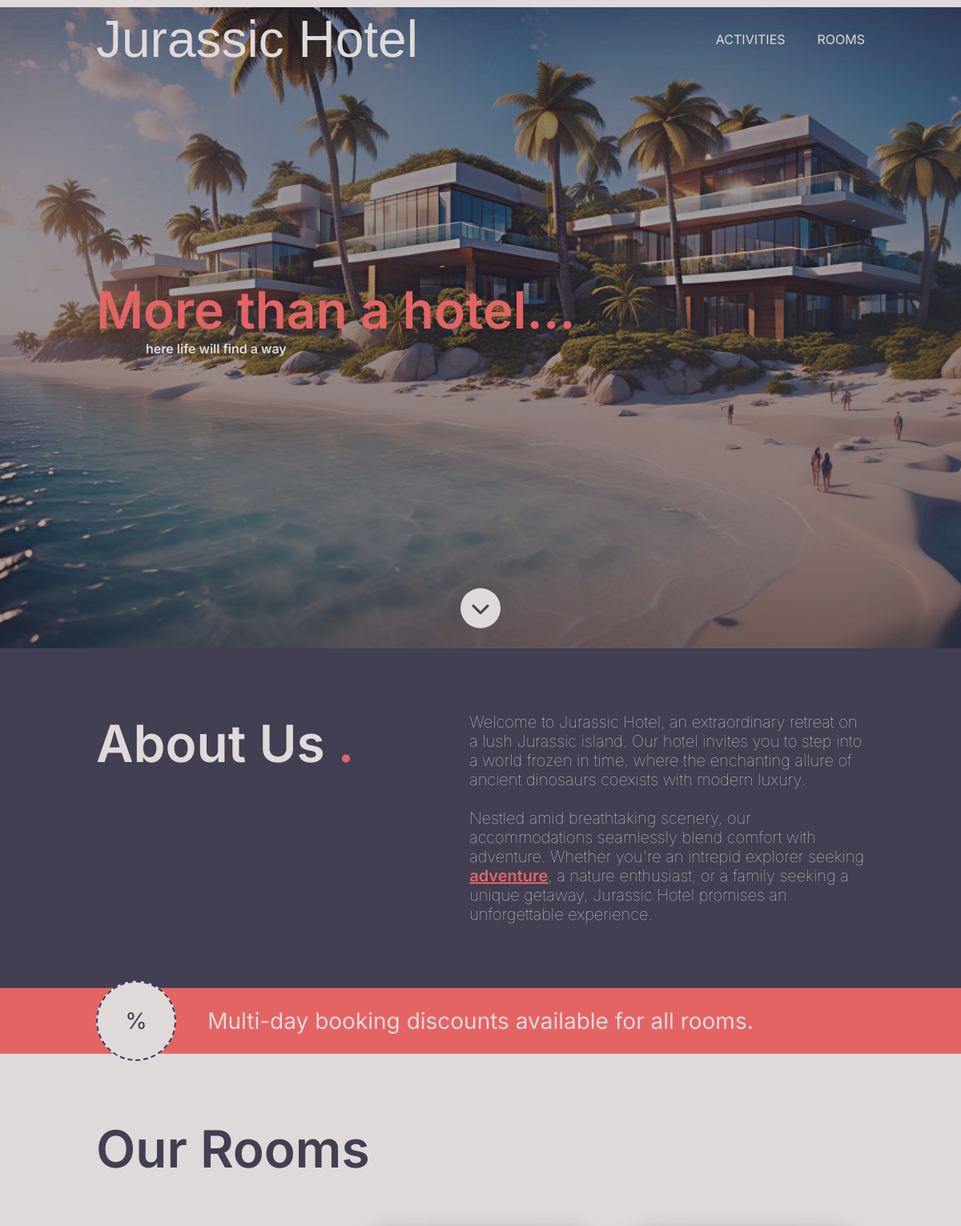
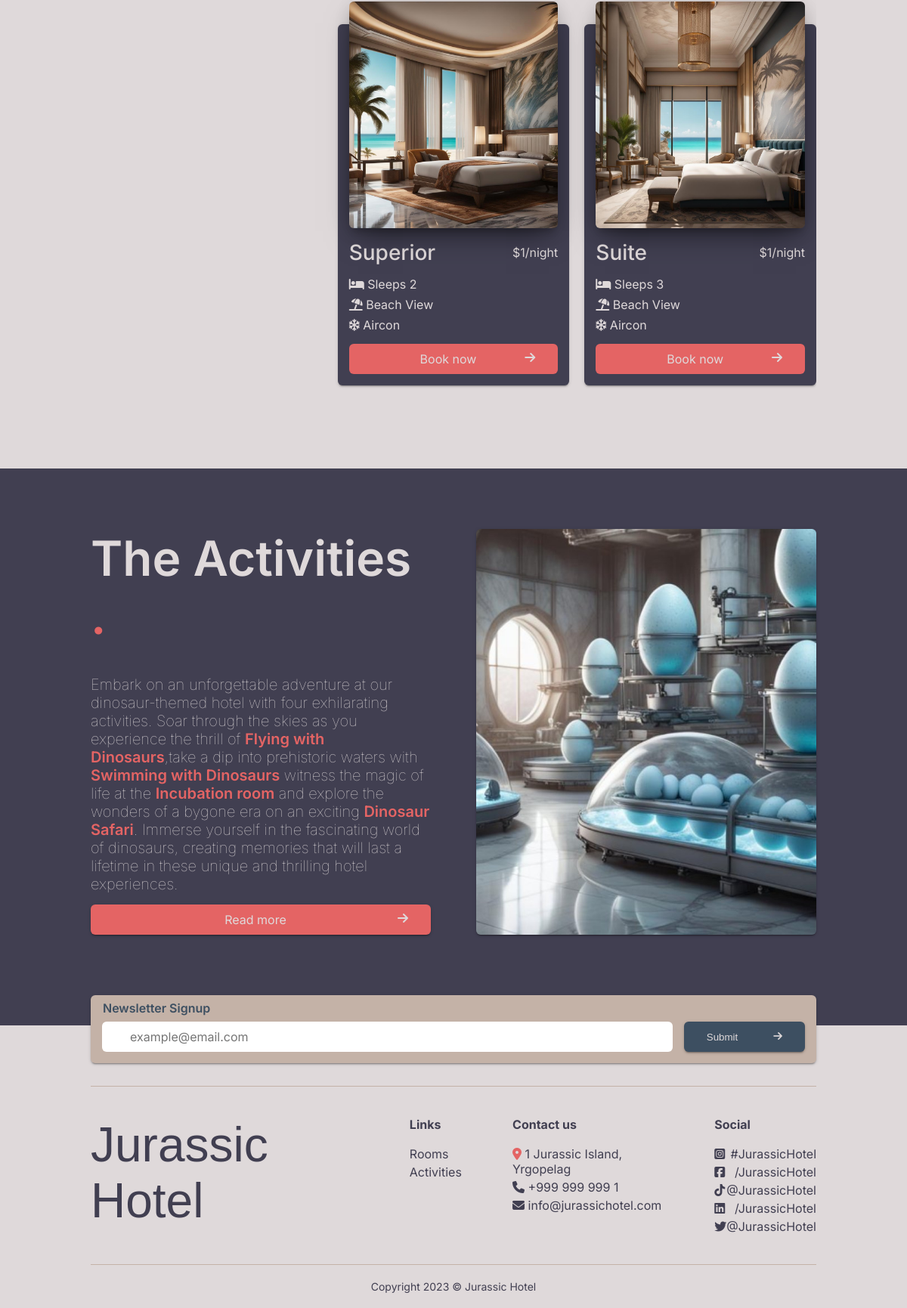
The page / on the database its author committed (2 pictures, top to bottom).
### tables this page shows
CREATE TABLE rooms (id integer primary key AUTOINCREMENT, category varchar, price_per_night float, image1 varchar, image2 varchar, sleeps integer, view varchar, aircon BOOLEAN, description varchar);

CREATE TABLE features (id integer primary key AUTOINCREMENT, name varchar, price float, image varchar, description varchar);

### hotelFunctions.php (called while the page is built, shortened)
<?php
function connect(string $dbName): object
{
    $dbPath = __DIR__ . '/' . $dbName;
    $db = "sqlite:$dbPath";
    try {
        $db = new PDO($db);
        $db->setAttribute(PDO::ATTR_ERRMODE, PDO::ERRMODE_EXCEPTION);
        $db->setAttribute(PDO::ATTR_DEFAULT_FETCH_MODE, PDO::FETCH_ASSOC);
    } catch (PDOException $e) {
        echo "Failed to connect to the database";
        throw $e;
    }
    return $db;
}
function getAllRooms(): array
{
    $dbName = "hotel.db";
    $db = connect($dbName);
    $query = $db->prepare('SELECT * FROM rooms');
    $query->execute();
    $rooms = $query->fetchAll(PDO::FETCH_ASSOC);
    return $rooms;
}
function getAllFeatures(): array
{
    $dbName = "hotel.db";
    $db = connect($dbName);
    $query = $db->prepare('SELECT * FROM features');
    $query->execute();
    $features = $query->fetchAll(PDO::FETCH_ASSOC);
    return $features;
}

### index.php (the view, shortened to what this page needs)
<?php
require __DIR__ . "/hotelFunctions.php";
require __DIR__ . "/header.php";
$rooms = getAllRooms();
$features = getallFeatures();
?>
<div class="index-header-image" style="background-image: url('images/index-header.jpg');">
    <div class="before"></div>
    <div class="header-text-container">
        <div class="header-title"><span class="coral-text">More than a hotel...</span></div>
        <div class="header-subtitle"> here life will find a way</div>
    </div>
    <div class="chevron-container"><a href="#about-us"><i class="fa-solid fa-chevron-down"></i></a></div>
</div>
<div class="dark-background">
    <div class="container">
        <div class="about-us-container" id="about-us">
            <div class="about-us">About Us <span class="coral-text">.</span></div>
            <div class="about-us-text">Welcome to Jurassic Hotel, an extraordinary retreat on a lush Jurassic island. Our hotel invites you to step into a world frozen in time, where the enchanting allure of ancient dinosaurs coexists with modern luxury.<br /><br /> Nestled amid breathtaking scenery, our accommodations seamlessly blend comfort with adventure. Whether you're an intrepid explorer seeking <a href="activities.php" class="coral-text">adventure</a>, a nature enthusiast, or a family seeking a unique getaway, Jurassic Hotel promises an unforgettable experience.</div>
        </div>
    </div>
</div>
<div class="coral-background">
    <div class="container index-discount-container">
        <div class="discount-icon">
            <div class="discount-icon-text">%</div>
        </div>
        <div class="index-discounts">Multi-day booking discounts available for all rooms.</div>
    </div>
</div>
<div class="container light-background" id="rooms">
    <div class=" room-container">
        <div class="container-title">Our Rooms</div>
        <div class="swiper">
            <div class="swiper-wrapper">
                <?php foreach ($rooms as $room) : ?>
                    <div class="room-card swiper-slide">
                        <a href="room.php?room=<?= $room["id"] ?>">
                            <div class="image-container">
                                <div class="room-image" style="background-image:url(<?= $room["image1"] ?>); background-position: center;background-size: cover;">
                                </div>
                            </div>
                        </a>
                        <div class="card-room-info">
                            <div class="info-head">
                                <div class="room-title"><?= $room["category"] ?></div>
                                <div class="price">$<?= $room["price_per_night"] ?>/night</div>
                            </div>
                            <div class="info-more">
                                <div class="features">
                                    <div class="beds"><i class="fa-solid fa-bed"></i> Sleeps <?= $room["sleeps"] ?></div>
                                    <div class="view">
                                        <?php if ($room["view"] == "Jungle") : ?>
                                            <i class="fa-solid fa-tree"></i> Jungle View
                                        <?php else : ?>
                                            <i class="fa-solid fa-umbrella-beach"></i> Beach View
                                        <?php endif; ?>
                                    </div>
                                    <div class="aircon">
                                        <?php if ($room["aircon"]) : ?>
                                            <i class="fa-regular fa-snowflake"></i> Aircon
                                        <?php else : ?>
                                            <i class="fa-regular fa-snowflake"></i> No Aircon
                                        <?php endif; ?>
                                    </div>
                                </div>
                                <div class="button-div">
                                    <a href="room.php?room=<?= $room["id"] ?>" class="button">
                                        <span class="button-text">Book now </span><i class="fa-solid fa-arrow-right"></i>
                                    </a>
                                </div>
                            </div>
                        </div>
                    </div>
                <?php endforeach; ?>
            </div>
        </div>
    </div>
</div>
<div class="dark-background">
    <div class="container">
        <div class="activities-container">
            <div class="content-container-activities">
                <div class="activities-text">
                    <div class="container-title">The Activities <span class="coral-text">.</span></div>
                    <div class="activities-description">Embark on an unforgettable adventure at our dinosaur-themed hotel with four exhilarating activities. Soar through the skies as you experience the thrill of <span class="coral-text">Flying with Dinosaurs</span>,take a dip into prehistoric waters with <span class="coral-text">Swimming with Dinosaurs</span> witness the magic of life at the <span class="coral-text">Incubation room</span> and explore the wonders of a bygone era on an exciting <span class="coral-text">Dinosaur Safari</span>. Immerse yourself in the fascinating world of dinosaurs, creating memories that will last a lifetime in these unique and thrilling hotel experiences.</div>
                    <div class="button-div">
                        <a href="activities.php" class="activities-button">
                            <span class="button-text">Read more </span><i class="fa-solid fa-arrow-right"></i>
                        </a>
                    </div>
                </div>
                <div class="activities-images">
                    <img src="<?= $features[1]["image"] ?>" class="activities-image-<?= $key ?>" alt="">
                </div>
            </div>
        </div>
    </div>
</div>
<?php require __DIR__ . "/light-footer.php"; ?>
</body>
</html>

### rows shown on the page
rooms: image1 (picture), view "Jungle" (drawn)
rooms: image1 (picture), category "Superior", price_per_night "1", sleeps "2", view "Beach" (drawn), aircon "Aircon"
rooms: image1 (picture), category "Suite", price_per_night "1", sleeps "3", view "Beach" (drawn), aircon "Aircon"
features: image (picture)
